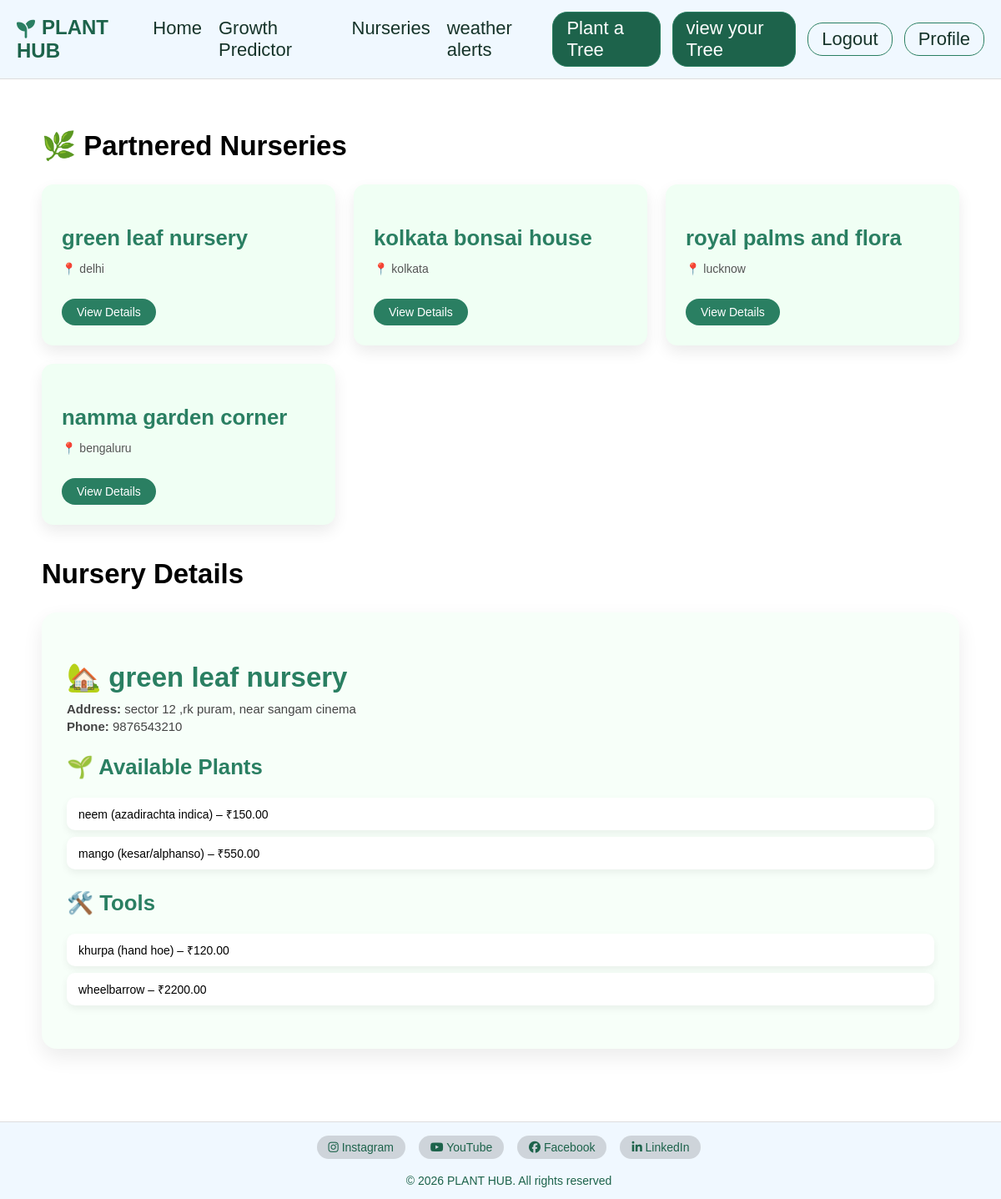
Page /nurseries/?nursery_id=1 (signed in) on the committed database.
### treeApp/models.py (models this page shows, shortened)
class Nursery(models.Model):
    name = models.CharField(max_length=100)
    city = models.CharField(max_length=50)
    address = models.TextField()
    phone = models.CharField(max_length=15)
    email = models.EmailField(blank=True)
    is_partnered = models.BooleanField(default=True)

class NurseryPlant(models.Model):
    nursery = models.ForeignKey(Nursery, on_delete=models.CASCADE)
    plant_type = models.CharField(max_length=100)
    price = models.DecimalField(max_digits=6, decimal_places=2)
    in_stock = models.BooleanField(default=True)

class NurseryTool(models.Model):
    nursery = models.ForeignKey(Nursery, on_delete=models.CASCADE)
    tool_name = models.CharField(max_length=100)
    price = models.DecimalField(max_digits=6, decimal_places=2)

### treeApp/views.py (the view)
# urls.py: path('nurseries/', views.nurseries, name='nurseries'),
@login_required
def nurseries(request):
    nurseries = Nursery.objects.filter(is_partnered=True)
    selected_nursery = None
    plants = None
    tools = None
    nursery_id = request.GET.get("nursery_id")
    if nursery_id:
        selected_nursery = Nursery.objects.get(id=nursery_id)
        plants = NurseryPlant.objects.filter(nursery=selected_nursery)
        tools = NurseryTool.objects.filter(nursery=selected_nursery)
    return render(request, "nurseries.html", {
        "nurseries": nurseries,
        "selected_nursery": selected_nursery,
        "plants": plants,
        "tools": tools
    })

### templates/nurseries.html
{% extends 'base.html' %}
{% load static %}
{% block css %}
  <link rel="stylesheet" href="{% static 'css/nursery_1.css' %} ">
{% endblock %}
{% block main %}
<div class="nursery-container">
  <h2>🌿 Partnered Nurseries</h2>
  <div class="nursery-grid">
    {% for n in nurseries %}
      <div class="nursery-card">
        <h3>{{ n.name }}</h3>
        <p>📍 {{ n.city }}</p>
        <a href="?nursery_id={{ n.id }}" class="btn">View Details</a>
      </div>
    {% endfor %}
  </div>
  {% if selected_nursery %}
    <h2>Nursery Details</h2>
    <div class="nursery-details">
      <h2>🏡 {{ selected_nursery.name }}</h2>
      <p><strong>Address:</strong> {{ selected_nursery.address }}</p>
      <p><strong>Phone:</strong> {{ selected_nursery.phone }}</p>
      <h3>🌱 Available Plants</h3>
      {% if plants %}
        <ul>
          {% for p in plants %}
            <li>{{ p.plant_type }} – ₹{{ p.price }}</li>
          {% endfor %}
        </ul>
      {% else %}
        <p>No plants available.</p>
      {% endif %}
      <h3>🛠️ Tools</h3>
      {% if tools %}
        <ul>
          {% for t in tools %}
            <li>{{ t.tool_name }} – ₹{{ t.price }}</li>
          {% endfor %}
        </ul>
      {% else %}
        <p>No tools available.</p>
      {% endif %}
    </div>
  {% endif %}
</div>
{% endblock %}

### templates/base.html (shortened to what this page needs)
{% load static %}
<!DOCTYPE html>
<html lang="en">
<head>
    <link rel="stylesheet" href="{% static 'css/style_1.css' %} ">
    {% block css %}{% endblock %}
    <link rel="stylesheet"
          href="https://cdnjs.cloudflare.com/ajax/libs/font-awesome/6.5.1/css/all.min.css">
</head>
<body>
<header>
    <nav class="navbar">
        <div class="nav_logo"> <i class="fas fa-seedling"></i>PLANT HUB</div>
            <ul class="nav_links">
                <li><a href="{% url 'home' %}">Home</a></li>
                {% if user.is_authenticated %}
                    <li><a href="{% url 'predict_growth' %}"> Growth Predictor</a></li>
                    <li><a href="{% url 'nurseries' %}"> Nurseries </a></li>
                    <li><a href="{% url 'weather' %}"> weather alerts </a></li>
                {% else %}
                    <li><a href="{% url 'forest_facts' %}">Forest Facts</a></li>
                    <li><a href="{% url 'about' %}">About</a></li>
                    <li><a href="{% url 'contact' %}">Contact</a></li>
                {% endif %}
            </ul>
            <div class="nav_action">
                {% if user.is_authenticated %}
                    <a href="{% url 'plant_tree' %}" class="plant_tree"> Plant a Tree </a>
                    <a href="{% url 'viewtree' %}" class="view_tree"> view your Tree </a>
                    <a href="{% url 'logout' %}" class="logout_btn"> Logout </a>
                    <a href="{% url 'profile' %}" class="profile_btn"> Profile </a>
                {% else %}
                    <a href="{% url 'login' %}" class="login_btn">Login</a>
                    <a href="{% url 'signup' %}" class="signup_btn">Sign Up</a>
                {% endif %}
            </div>
    </nav>
</header>
<main>
    {% block main %}{% endblock %}
</main>
<footer class="footer">
    <div class="social_footer">
        <a href="#" class="social insta"><i class="fab fa-instagram"></i> Instagram</a>
        <a href="#" class="social yt"><i class="fab fa-youtube"></i> YouTube</a>
        <a href="#" class="social fb"><i class="fab fa-facebook"></i> Facebook</a>
        <a href="#" class="social li"><i class="fab fa-linkedin-in"></i> LinkedIn</a>
    </div>
    <p> © 2026 PLANT HUB. All rights reserved </p>
</footer>
</body>
</html>

### static/css/style_1.css (style rules this page uses)
body { margin: 0; padding: 0; font-family: Arial, sans-serif; font-size: 22px; }
.navbar { position: sticky; top: 0; z-index: 1000; display: flex; align-items: center; justify-content: space-between; gap: 10px; padding: 14px 20px; background-color: aliceblue; border-bottom: 1px solid #ddd; }
.nav_logo { font-size: 24px; font-weight: bold; color: #1d634b; }
.nav_logo i { margin-right: 8px; color: #2a7f62; font-size: 22px; vertical-align: middle; }
.nav_links { list-style: none; display: flex; gap: 20px; padding: 0; margin: 0; }
.nav_links li a { text-decoration: none; color: #153329; font-weight: 500; transition: color 0.2s ease; }
.nav_action { display: flex; align-items: center; gap: 14px; }
.nav_action a { text-decoration: none; border: 1px solid #2a7f62; border-radius: 18px; padding: 6px 16px; font-weight: 500; transition: all 0.2s ease; cursor: pointer; color: #153329; }
.nav_action a.plant_tree, .nav_action a.view_tree { background-color: #1d634b; color: white; }
.footer { background-color: aliceblue; border-top: 1px solid #ddd; text-align: center; padding: 12px 10px 0px 10px ; color: #1d634b; font-size: 14px; position: fixed; bottom: 0; width: 100%; }
.social_footer { margin-bottom: 10px; }
.social { display: inline-block; margin: 4px 6px; padding: 6px 14px; text-decoration: none; color: #1d634b; border-radius: 20px; font-size: 14px; background-color: rgba(14, 12, 12, 0.15); transition: background 0.2s ease; }

### static/css/nursery_1.css (style rules this page uses)
.nursery-container { max-width: 1100px; margin: 60px auto 180px auto; padding: 0 20px ; }
.nursery-grid { display: grid; grid-template-columns: repeat(auto-fit, minmax(260px, 1fr)); gap: 22px; margin-bottom: 40px; }
.nursery-card { background: #f0fff4; padding: 22px; border-radius: 14px; box-shadow: 0 8px 18px rgba(0,0,0,0.08); transition: all 0.25s ease; border: 2px solid transparent; }
.nursery-card h3 { color: #2a7f62; margin-bottom: 6px; }
.nursery-card p { color: #555; font-size: 14px; }
.nursery-card .btn { display: inline-block; margin-top: 14px; padding: 8px 18px; background: #2a7f62; color: white; border-radius: 20px; text-decoration: none; font-size: 14px; transition: background 0.2s ease; }
.nursery-details { background: #f7fff9; padding: 30px; border-radius: 18px; box-shadow: 0 10px 25px rgba(0,0,0,0.08); }
.nursery-details h2 { color: #2a7f62; margin-bottom: 10px; }
.nursery-details h3 { color: #2a7f62; margin-top: 25px; margin-bottom: 10px; }
.nursery-details p { font-size: 15px; color: #444; margin: 4px 0; }
.nursery-details ul { list-style: none; padding-left: 0; }
.nursery-details li { background: white; padding: 10px 14px; border-radius: 10px; margin-bottom: 8px; display: flex; justify-content: space-between; box-shadow: 0 4px 10px rgba(0,0,0,0.06); font-size: 14px; }

### rows in the picture
Nursery: name "green leaf nursery", city "delhi", address "sector 12 ,rk puram, near sangam cinema", phone "9876543210"
Nursery: name "kolkata bonsai house", city "kolkata"
Nursery: name "royal palms and flora", city "lucknow"
Nursery: name "namma garden corner", city "bengaluru"
NurseryPlant: plant_type "neem (azadirachta indica)", price "150.00"
NurseryPlant: plant_type "mango (kesar/alphanso)", price "550.00"
NurseryTool: tool_name "khurpa (hand hoe)", price "120.00"
NurseryTool: tool_name "wheelbarrow", price "2200.00"
